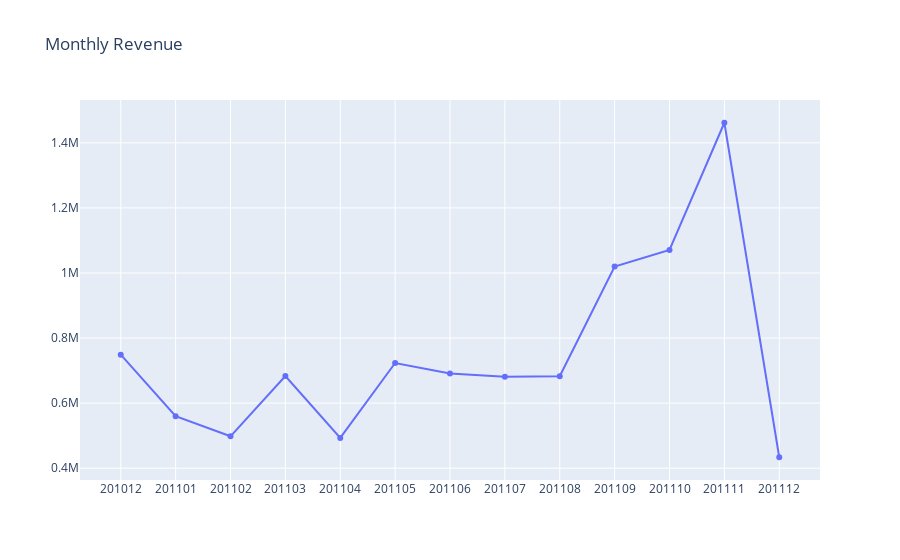

Write notebook code for a chart like this one.
### Code cell
plot_data = [
    go.Scatter(
        x=retail_revenue['InvoiceYearMonth'],
        y=retail_revenue['Revenue'],
    )
]

plot_layout = go.Layout(
        xaxis={"type": "category"},
        title='Monthly Revenue'
    )
fig = go.Figure(data=plot_data, layout=plot_layout)
pyoff.iplot(fig)

### Figure 1 — Plotly figure (JSON) as saved in the notebook; plotly's stock layout.template omitted (floating-point values rounded to 4 significant figures)
{"data": [{"type": "scatter", "x": [201012, 201101, 201102, 201103, 201104, 201105, 201106, 201107, 201108, 201109, 201110, 201111, 201112], "y": [749000.0, 560000.0, 498100.0, 683300.0, 493200.0, 723300.0, 691100.0, 681300.0, 682700.0, 1020000.0, 1071000.0, 1462000.0, 433700.0]}], "layout": {"title": {"text": "Monthly Revenue"}, "xaxis": {"type": "category"}}}
